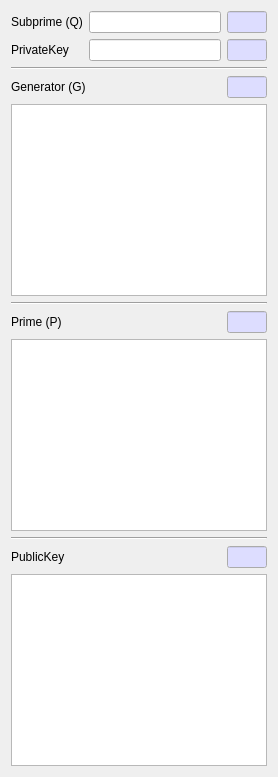
     <widget class="QWidget" name="tabDSA">
      <attribute name="title">
       <string>DSA</string>
      </attribute>
      <layout class="QVBoxLayout" name="verticalLayout_4">
       <item>
        <layout class="QGridLayout" name="gridLayout_10">
         <item row="0" column="1">
          <widget class="QLineEdit" name="mDSA_QText"/>
         </item>
         <item row="1" column="0">
          <widget class="QLabel" name="mDSA_PrivateLabel">
           <property name="text">
            <string>PrivateKey</string>
           </property>
          </widget>
         </item>
         <item row="1" column="1">
          <widget class="QLineEdit" name="mDSA_PrivateText"/>
         </item>
         <item row="0" column="0">
          <widget class="QLabel" name="mDSA_QLabel">
           <property name="text">
            <string>Subprime (Q)</string>
           </property>
          </widget>
         </item>
         <item row="0" column="2">
          <widget class="QLineEdit" name="mDSA_QLenText">
           <property name="maximumSize">
            <size>
             <width>40</width>
             <height>16777215</height>
            </size>
           </property>
           <property name="palette">
            <palette>
             <active>
              <colorrole role="Base">
               <brush brushstyle="SolidPattern">
                <color alpha="255">
                 <red>221</red>
                 <green>221</green>
                 <blue>255</blue>
                </color>
               </brush>
              </colorrole>
             </active>
             <inactive>
              <colorrole role="Base">
               <brush brushstyle="SolidPattern">
                <color alpha="255">
                 <red>221</red>
                 <green>221</green>
                 <blue>255</blue>
                </color>
               </brush>
              </colorrole>
             </inactive>
             <disabled/>
            </palette>
           </property>
           <property name="readOnly">
            <bool>true</bool>
           </property>
          </widget>
         </item>
         <item row="1" column="2">
          <widget class="QLineEdit" name="mDSA_PrivateLenText">
           <property name="maximumSize">
            <size>
             <width>40</width>
             <height>16777215</height>
            </size>
           </property>
           <property name="palette">
            <palette>
             <active>
              <colorrole role="Base">
               <brush brushstyle="SolidPattern">
                <color alpha="255">
                 <red>221</red>
                 <green>221</green>
                 <blue>255</blue>
                </color>
               </brush>
              </colorrole>
             </active>
             <inactive>
              <colorrole role="Base">
               <brush brushstyle="SolidPattern">
                <color alpha="255">
                 <red>221</red>
                 <green>221</green>
                 <blue>255</blue>
                </color>
               </brush>
              </colorrole>
             </inactive>
             <disabled/>
            </palette>
           </property>
           <property name="readOnly">
            <bool>true</bool>
           </property>
          </widget>
         </item>
        </layout>
       </item>
       <item>
        <widget class="Line" name="line_8">
         <property name="orientation">
          <enum>Qt::Horizontal</enum>
         </property>
        </widget>
       </item>
       <item>
        <layout class="QGridLayout" name="gridLayout_11">
         <item row="0" column="0">
          <widget class="QLabel" name="mDSA_GLabel">
           <property name="text">
            <string>Generator (G)</string>
           </property>
          </widget>
         </item>
         <item row="0" column="2">
          <widget class="QLineEdit" name="mDSA_GLenText">
           <property name="maximumSize">
            <size>
             <width>40</width>
             <height>16777215</height>
            </size>
           </property>
           <property name="palette">
            <palette>
             <active>
              <colorrole role="Base">
               <brush brushstyle="SolidPattern">
                <color alpha="255">
                 <red>221</red>
                 <green>221</green>
                 <blue>255</blue>
                </color>
               </brush>
              </colorrole>
             </active>
             <inactive>
              <colorrole role="Base">
               <brush brushstyle="SolidPattern">
                <color alpha="255">
                 <red>221</red>
                 <green>221</green>
                 <blue>255</blue>
                </color>
               </brush>
              </colorrole>
             </inactive>
             <disabled/>
            </palette>
           </property>
           <property name="readOnly">
            <bool>true</bool>
           </property>
          </widget>
         </item>
         <item row="0" column="1">
          <spacer name="horizontalSpacer_8">
           <property name="orientation">
            <enum>Qt::Horizontal</enum>
           </property>
           <property name="sizeHint" stdset="0">
            <size>
             <width>40</width>
             <height>20</height>
            </size>
           </property>
          </spacer>
         </item>
        </layout>
       </item>
       <item>
        <widget class="QPlainTextEdit" name="mDSA_GText">
         <property name="acceptDrops">
          <bool>false</bool>
         </property>
        </widget>
       </item>
       <item>
        <widget class="Line" name="line_9">
         <property name="orientation">
          <enum>Qt::Horizontal</enum>
         </property>
        </widget>
       </item>
       <item>
        <layout class="QGridLayout" name="gridLayout_12">
         <item row="0" column="0">
          <widget class="QLabel" name="mDSA_PLabel">
           <property name="text">
            <string>Prime (P)</string>
           </property>
          </widget>
         </item>
         <item row="0" column="2">
          <widget class="QLineEdit" name="mDSA_PLenText">
           <property name="maximumSize">
            <size>
             <width>40</width>
             <height>16777215</height>
            </size>
           </property>
           <property name="palette">
            <palette>
             <active>
              <colorrole role="Base">
               <brush brushstyle="SolidPattern">
                <color alpha="255">
                 <red>221</red>
                 <green>221</green>
                 <blue>255</blue>
                </color>
               </brush>
              </colorrole>
             </active>
             <inactive>
              <colorrole role="Base">
               <brush brushstyle="SolidPattern">
                <color alpha="255">
                 <red>221</red>
                 <green>221</green>
                 <blue>255</blue>
                </color>
               </brush>
              </colorrole>
             </inactive>
             <disabled/>
            </palette>
           </property>
           <property name="readOnly">
            <bool>true</bool>
           </property>
          </widget>
         </item>
         <item row="0" column="1">
          <spacer name="horizontalSpacer_9">
           <property name="orientation">
            <enum>Qt::Horizontal</enum>
           </property>
           <property name="sizeHint" stdset="0">
            <size>
             <width>40</width>
             <height>20</height>
            </size>
           </property>
          </spacer>
         </item>
        </layout>
       </item>
       <item>
        <widget class="QPlainTextEdit" name="mDSA_PText">
         <property name="acceptDrops">
          <bool>false</bool>
         </property>
        </widget>
       </item>
       <item>
        <widget class="Line" name="line_10">
         <property name="orientation">
          <enum>Qt::Horizontal</enum>
         </property>
        </widget>
       </item>
       <item>
        <layout class="QGridLayout" name="gridLayout_13">
         <item row="0" column="0">
          <widget class="QLabel" name="mDSA_PublicLabel">
           <property name="text">
            <string>PublicKey</string>
           </property>
          </widget>
         </item>
         <item row="0" column="2">
          <widget class="QLineEdit" name="mDSA_PublicLenText">
           <property name="maximumSize">
            <size>
             <width>40</width>
             <height>16777215</height>
            </size>
           </property>
           <property name="palette">
            <palette>
             <active>
              <colorrole role="Base">
               <brush brushstyle="SolidPattern">
                <color alpha="255">
                 <red>221</red>
                 <green>221</green>
                 <blue>255</blue>
                </color>
               </brush>
              </colorrole>
             </active>
             <inactive>
              <colorrole role="Base">
               <brush brushstyle="SolidPattern">
                <color alpha="255">
                 <red>221</red>
                 <green>221</green>
                 <blue>255</blue>
                </color>
               </brush>
              </colorrole>
             </inactive>
             <disabled/>
            </palette>
           </property>
           <property name="readOnly">
            <bool>true</bool>
           </property>
          </widget>
         </item>
         <item row="0" column="1">
          <spacer name="horizontalSpacer_10">
           <property name="orientation">
            <enum>Qt::Horizontal</enum>
           </property>
           <property name="sizeHint" stdset="0">
            <size>
             <width>40</width>
             <height>20</height>
            </size>
           </property>
          </spacer>
         </item>
        </layout>
       </item>
       <item>
        <widget class="QPlainTextEdit" name="mDSA_PublicText">
         <property name="acceptDrops">
          <bool>false</bool>
         </property>
        </widget>
       </item>
      </layout>
     </widget>
